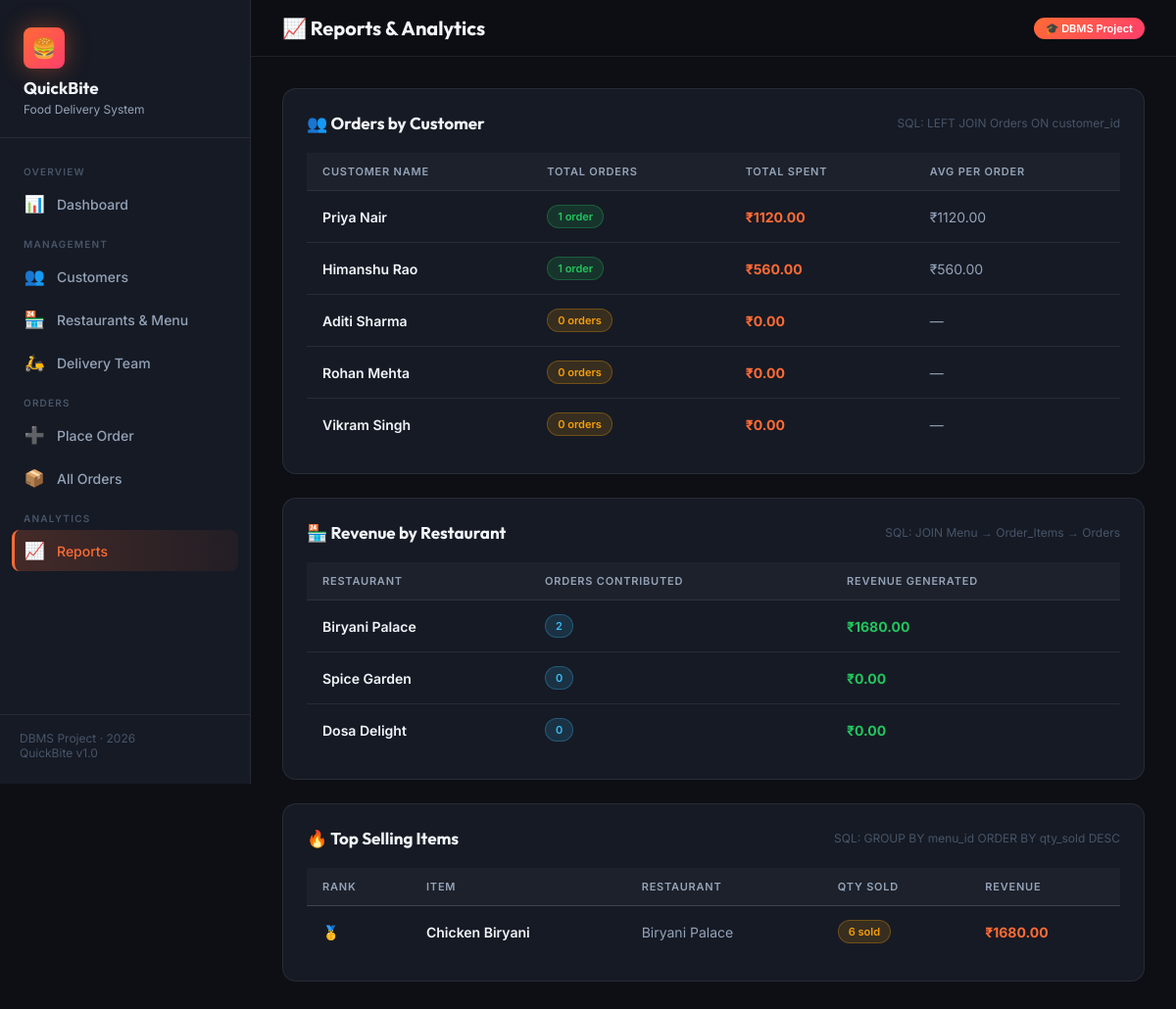
Page /reports on the committed database.
### tables this page shows
CREATE TABLE Customers (
            id      INTEGER PRIMARY KEY AUTOINCREMENT,
            name    TEXT    NOT NULL,
            phone   TEXT    NOT NULL,
            address TEXT    NOT NULL
        );

CREATE TABLE Restaurants (
            id       INTEGER PRIMARY KEY AUTOINCREMENT,
            name     TEXT NOT NULL,
            location TEXT NOT NULL
        );

CREATE TABLE Menu (
            id            INTEGER PRIMARY KEY AUTOINCREMENT,
            restaurant_id INTEGER NOT NULL,
            item_name     TEXT    NOT NULL,
            price         REAL    NOT NULL,
            FOREIGN KEY (restaurant_id) REFERENCES Restaurants(id)
        );

### app.py (the view)
@app.route("/reports")
def reports():
    conn = get_db()
    orders_by_customer = conn.execute("""
        SELECT c.name, COUNT(o.id) AS total_orders, COALESCE(SUM(o.total_amount),0) AS revenue
        FROM Customers c
        LEFT JOIN Orders o ON c.id = o.customer_id
        GROUP BY c.id ORDER BY revenue DESC
    """).fetchall()
    orders_by_restaurant = conn.execute("""
        SELECT r.name, COUNT(DISTINCT o.id) AS total_orders,
               COALESCE(SUM(oi.quantity * m.price), 0) AS revenue
        FROM Restaurants r
        JOIN Menu m ON m.restaurant_id = r.id
        LEFT JOIN Order_Items oi ON oi.menu_id = m.id
        LEFT JOIN Orders o ON oi.order_id = o.id
        GROUP BY r.id ORDER BY revenue DESC
    """).fetchall()
    top_items = conn.execute("""
        SELECT m.item_name, r.name AS restaurant,
               SUM(oi.quantity) AS qty_sold,
               SUM(oi.quantity * m.price) AS revenue
        FROM Order_Items oi
        JOIN Menu m ON oi.menu_id = m.id
        JOIN Restaurants r ON m.restaurant_id = r.id
        GROUP BY m.id ORDER BY qty_sold DESC LIMIT 10
    """).fetchall()
    conn.close()
    return render_template("reports.html",
                           orders_by_customer=orders_by_customer,
                           orders_by_restaurant=orders_by_restaurant,
                           top_items=top_items)

### app.py (called while the page is built)
def get_db():
    conn = sqlite3.connect(DB_PATH)
    conn.row_factory = sqlite3.Row
    conn.execute("PRAGMA foreign_keys = ON")
    return conn

### templates/reports.html (shortened to what this page needs)
{% extends "base.html" %}
{% block topbar_title %}📈 Reports & Analytics{% endblock %}
{% block content %}
<div class="card" style="margin-bottom:24px;">
  <div class="card-header">
    <div class="card-title">👥 Orders by Customer</div>
    <div style="font-size:12px;color:var(--text-3);">SQL: LEFT JOIN Orders ON customer_id</div>
  </div>
  {% if orders_by_customer %}
  <div class="table-wrap">
    <table>
      <thead>
        <tr>
          <th>Customer Name</th>
          <th>Total Orders</th>
          <th>Total Spent</th>
          <th>Avg per Order</th>
        </tr>
      </thead>
      <tbody>
        {% for row in orders_by_customer %}
        <tr>
          <td style="font-weight:600;">{{ row.name }}</td>
          <td>
            <span class="badge {% if row.total_orders > 0 %}badge-delivered{% else %}badge-pending{% endif %}">
              {{ row.total_orders }} order{{ 's' if row.total_orders != 1 }}
            </span>
          </td>
          <td style="font-weight:700;color:var(--accent);">₹{{ "%.2f"|format(row.revenue) }}</td>
          <td style="color:var(--text-2);">
            {% if row.total_orders > 0 %}
              ₹{{ "%.2f"|format(row.revenue / row.total_orders) }}
            {% else %}—{% endif %}
          </td>
        </tr>
        {% endfor %}
      </tbody>
    </table>
  </div>
  {% else %}
  <div class="empty"><div class="empty-icon">📊</div><p>No data available.</p></div>
  {% endif %}
</div>
<div class="card" style="margin-bottom:24px;">
  <div class="card-header">
    <div class="card-title">🏪 Revenue by Restaurant</div>
    <div style="font-size:12px;color:var(--text-3);">SQL: JOIN Menu → Order_Items → Orders</div>
  </div>
  {% if orders_by_restaurant %}
  <div class="table-wrap">
    <table>
      <thead>
        <tr>
          <th>Restaurant</th>
          <th>Orders Contributed</th>
          <th>Revenue Generated</th>
        </tr>
      </thead>
      <tbody>
        {% for row in orders_by_restaurant %}
        <tr>
          <td style="font-weight:600;">{{ row.name }}</td>
          <td>
            <span class="badge badge-out">{{ row.total_orders }}</span>
          </td>
          <td style="font-weight:700;color:var(--green);">₹{{ "%.2f"|format(row.revenue) }}</td>
        </tr>
        {% endfor %}
      </tbody>
    </table>
  </div>
  {% else %}
  <div class="empty"><div class="empty-icon">📊</div><p>No orders placed yet.</p></div>
  {% endif %}
</div>
<div class="card">
  <div class="card-header">
    <div class="card-title">🔥 Top Selling Items</div>
    <div style="font-size:12px;color:var(--text-3);">SQL: GROUP BY menu_id ORDER BY qty_sold DESC</div>
  </div>
  {% if top_items %}
  <div class="table-wrap">
    <table>
      <thead>
        <tr>
          <th>Rank</th>
          <th>Item</th>
          <th>Restaurant</th>
          <th>Qty Sold</th>
          <th>Revenue</th>
        </tr>
      </thead>
      <tbody>
        {% for item in top_items %}
        <tr>
          <td>
            {% if loop.index0 == 0 %}🥇
            {% elif loop.index0 == 1 %}🥈
            {% elif loop.index0 == 2 %}🥉
            {% else %}#{{ loop.index }}
            {% endif %}
          </td>
          <td style="font-weight:600;">{{ item.item_name }}</td>
          <td style="color:var(--text-2);">{{ item.restaurant }}</td>
          <td><span class="badge badge-pending">{{ item.qty_sold }} sold</span></td>
          <td style="font-weight:700;color:var(--accent);">₹{{ "%.2f"|format(item.revenue) }}</td>
        </tr>
        {% endfor %}
      </tbody>
    </table>
  </div>
  {% else %}
  <div class="empty">
    <div class="empty-icon">📊</div>
    <p>No orders yet. <a href="{{ url_for('place_order') }}" style="color:var(--accent);">Place some orders</a> to see analytics!</p>
  </div>
  {% endif %}
</div>
{% endblock %}

### static/style.css (style rules this page uses)
:root { --bg: #0d0f14; --bg-card: #161a24; --bg-input: #1e2333; --border: rgba(255,255,255,0.08); --border-glow: rgba(255,107,53,0.45); --accent: #ff6b35; --accent-2: #f7c59f; --accent-3: #ff3e6c; --green: #22c55e; --yellow: #f59e0b; --blue: #38bdf8; --purple: #a78bfa; --red: #ef4444; --text: #f1f5f9; --text-2: #94a3b8; --text-3: #475569; --radius: 14px; --radius-sm: 8px; --shadow: 0 8px 32px rgba(0,0,0,0.45); --shadow-lg: 0 24px 64px rgba(0,0,0,0.55); --sidebar-w: 256px; }
*, *::before, *::after { box-sizing: border-box; margin: 0; padding: 0; }
html { scroll-behavior: smooth; }
body { font-family: 'Inter', sans-serif; background: var(--bg); color: var(--text); min-height: 100vh; display: flex; overflow-x: hidden; }
.card { background: var(--bg-card); border: 1px solid var(--border); border-radius: var(--radius); padding: 24px; transition: border-color 0.2s ease, box-shadow 0.2s ease; }
.card-header { display: flex; align-items: center; justify-content: space-between; margin-bottom: 20px; }
.card-title { font-family: 'Outfit', sans-serif; font-size: 17px; font-weight: 700; display: flex; align-items: center; gap: 8px; }
.table-wrap { overflow-x: auto; }
table { width: 100%; border-collapse: collapse; font-size: 14px; }
thead th { background: rgba(255,255,255,0.03); color: var(--text-2); font-size: 11px; font-weight: 600; letter-spacing: 0.8px; text-transform: uppercase; padding: 12px 16px; text-align: left; border-bottom: 1px solid var(--border); }
tbody tr { border-bottom: 1px solid var(--border); transition: background 0.15s ease; }
tbody tr:last-child { border-bottom: none; }
tbody td { padding: 14px 16px; color: var(--text); }
.badge { display: inline-flex; align-items: center; gap: 5px; font-size: 11px; font-weight: 600; padding: 4px 10px; border-radius: 20px; }
.badge-pending { background: rgba(245,158,11,0.15); color: var(--yellow); border: 1px solid rgba(245,158,11,0.3); }
.badge-out { background: rgba(56,189,248,0.15); color: var(--blue); border: 1px solid rgba(56,189,248,0.3); }
.badge-delivered { background: rgba(34,197,94,0.15); color: var(--green); border: 1px solid rgba(34,197,94,0.3); }

### rows in the picture
Customers: name "Priya Nair", total_orders "1", revenue "1120.00"
Customers: name "Himanshu Rao", total_orders "1", revenue "560.00"
Customers: name "Aditi Sharma", total_orders "0", total_orders "s", revenue "0.00"
Customers: name "Rohan Mehta", total_orders "0", total_orders "s", revenue "0.00"
Customers: name "Vikram Singh", total_orders "0", total_orders "s", revenue "0.00"
Restaurants: name "Biryani Palace", total_orders "2", revenue "1680.00"
Restaurants: name "Spice Garden", total_orders "0", revenue "0.00"
Restaurants: name "Dosa Delight", total_orders "0", revenue "0.00"
Menu: item_name "Chicken Biryani", restaurant "Biryani Palace", qty_sold "6", revenue "1680.00"
